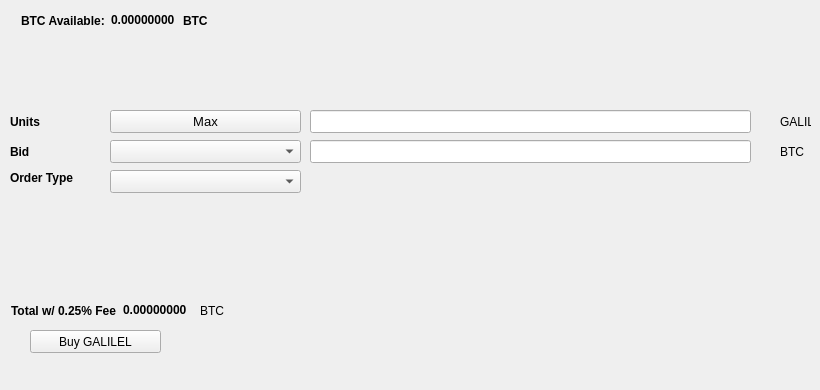
   <widget class="QWidget" name="BuyTab">
    <attribute name="title">
     <string>Buy</string>
    </attribute>
    <widget class="QPushButton" name="BuyGALILEL">
     <property name="geometry">
      <rect>
       <x>30</x>
       <y>330</y>
       <width>131</width>
       <height>23</height>
      </rect>
     </property>
     <property name="text">
      <string>Buy GALILEL</string>
     </property>
     <property name="icon">
      <iconset resource="../exotic.qrc">
       <normaloff>:/icons/bitcoin</normaloff>:/icons/bitcoin</iconset>
     </property>
    </widget>
    <widget class="QLabel" name="label_3">
     <property name="geometry">
      <rect>
       <x>10</x>
       <y>110</y>
       <width>46</width>
       <height>23</height>
      </rect>
     </property>
     <property name="font">
      <font>
       <weight>75</weight>
       <bold>true</bold>
      </font>
     </property>
     <property name="text">
      <string>Units</string>
     </property>
    </widget>
    <widget class="QLineEdit" name="UnitsInput">
     <property name="geometry">
      <rect>
       <x>310</x>
       <y>110</y>
       <width>441</width>
       <height>23</height>
      </rect>
     </property>
     <property name="font">
      <font>
       <pointsize>9</pointsize>
       <weight>75</weight>
       <bold>true</bold>
      </font>
     </property>
    </widget>
    <widget class="QLineEdit" name="BuyBidPriceEdit">
     <property name="geometry">
      <rect>
       <x>310</x>
       <y>140</y>
       <width>441</width>
       <height>23</height>
      </rect>
     </property>
     <property name="font">
      <font>
       <pointsize>9</pointsize>
       <weight>75</weight>
       <bold>true</bold>
      </font>
     </property>
    </widget>
    <widget class="QLabel" name="label_4">
     <property name="geometry">
      <rect>
       <x>780</x>
       <y>110</y>
       <width>31</width>
       <height>23</height>
      </rect>
     </property>
     <property name="text">
      <string>GALILEL</string>
     </property>
    </widget>
    <widget class="QLabel" name="label_5">
     <property name="geometry">
      <rect>
       <x>780</x>
       <y>140</y>
       <width>31</width>
       <height>23</height>
      </rect>
     </property>
     <property name="text">
      <string>BTC</string>
     </property>
    </widget>
    <widget class="QLabel" name="label_6">
     <property name="geometry">
      <rect>
       <x>10</x>
       <y>140</y>
       <width>46</width>
       <height>23</height>
      </rect>
     </property>
     <property name="font">
      <font>
       <weight>75</weight>
       <bold>true</bold>
      </font>
     </property>
     <property name="text">
      <string>Bid</string>
     </property>
    </widget>
    <widget class="QLabel" name="label_7">
     <property name="geometry">
      <rect>
       <x>10</x>
       <y>170</y>
       <width>91</width>
       <height>16</height>
      </rect>
     </property>
     <property name="font">
      <font>
       <weight>75</weight>
       <bold>true</bold>
      </font>
     </property>
     <property name="text">
      <string>Order Type</string>
     </property>
    </widget>
    <widget class="QPushButton" name="Buy_Max_Amount">
     <property name="geometry">
      <rect>
       <x>110</x>
       <y>110</y>
       <width>191</width>
       <height>23</height>
      </rect>
     </property>
     <property name="font">
      <font>
       <pointsize>10</pointsize>
      </font>
     </property>
     <property name="text">
      <string>Max</string>
     </property>
    </widget>
    <widget class="QComboBox" name="BuyBidcomboBox">
     <property name="geometry">
      <rect>
       <x>110</x>
       <y>140</y>
       <width>191</width>
       <height>23</height>
      </rect>
     </property>
     <property name="font">
      <font>
       <pointsize>10</pointsize>
      </font>
     </property>
    </widget>
    <widget class="QComboBox" name="buyOrdertypeCombo">
     <property name="geometry">
      <rect>
       <x>110</x>
       <y>170</y>
       <width>191</width>
       <height>23</height>
      </rect>
     </property>
     <property name="font">
      <font>
       <pointsize>10</pointsize>
      </font>
     </property>
    </widget>
    <widget class="QWidget" name="layoutWidget1">
     <property name="geometry">
      <rect>
       <x>21</x>
       <y>11</y>
       <width>227</width>
       <height>19</height>
      </rect>
     </property>
     <layout class="QHBoxLayout" name="horizontalLayout_3">
      <item>
       <widget class="QLabel" name="label232">
        <property name="font">
         <font>
          <weight>75</weight>
          <bold>true</bold>
         </font>
        </property>
        <property name="text">
         <string>BTC Available:</string>
        </property>
       </widget>
      </item>
      <item>
       <widget class="QLabel" name="BtcAvailableLbl">
        <property name="palette">
         <palette>
          <active>
           <colorrole role="WindowText">
            <brush brushstyle="SolidPattern">
             <color alpha="255">
              <red>0</red>
              <green>0</green>
              <blue>0</blue>
             </color>
            </brush>
           </colorrole>
           <colorrole role="Button">
            <brush brushstyle="SolidPattern">
             <color alpha="255">
              <red>0</red>
              <green>170</green>
              <blue>0</blue>
             </color>
            </brush>
           </colorrole>
           <colorrole role="Light">
            <brush brushstyle="SolidPattern">
             <color alpha="255">
              <red>0</red>
              <green>255</green>
              <blue>0</blue>
             </color>
            </brush>
           </colorrole>
           <colorrole role="Midlight">
            <brush brushstyle="SolidPattern">
             <color alpha="255">
              <red>0</red>
              <green>212</green>
              <blue>0</blue>
             </color>
            </brush>
           </colorrole>
           <colorrole role="Dark">
            <brush brushstyle="SolidPattern">
             <color alpha="255">
              <red>0</red>
              <green>85</green>
              <blue>0</blue>
             </color>
            </brush>
           </colorrole>
           <colorrole role="Mid">
            <brush brushstyle="SolidPattern">
             <color alpha="255">
              <red>0</red>
              <green>113</green>
              <blue>0</blue>
             </color>
            </brush>
           </colorrole>
           <colorrole role="Text">
            <brush brushstyle="SolidPattern">
             <color alpha="255">
              <red>0</red>
              <green>170</green>
              <blue>0</blue>
             </color>
            </brush>
           </colorrole>
           <colorrole role="BrightText">
            <brush brushstyle="SolidPattern">
             <color alpha="255">
              <red>255</red>
              <green>255</green>
              <blue>255</blue>
             </color>
            </brush>
           </colorrole>
           <colorrole role="ButtonText">
            <brush brushstyle="SolidPattern">
             <color alpha="255">
              <red>0</red>
              <green>0</green>
              <blue>0</blue>
             </color>
            </brush>
           </colorrole>
           <colorrole role="Base">
            <brush brushstyle="SolidPattern">
             <color alpha="255">
              <red>255</red>
              <green>255</green>
              <blue>255</blue>
             </color>
            </brush>
           </colorrole>
           <colorrole role="Window">
            <brush brushstyle="SolidPattern">
             <color alpha="255">
              <red>0</red>
              <green>170</green>
              <blue>0</blue>
             </color>
            </brush>
           </colorrole>
           <colorrole role="Shadow">
            <brush brushstyle="SolidPattern">
             <color alpha="255">
              <red>0</red>
              <green>0</green>
              <blue>0</blue>
             </color>
            </brush>
           </colorrole>
           <colorrole role="AlternateBase">
            <brush brushstyle="SolidPattern">
             <color alpha="255">
              <red>127</red>
              <green>212</green>
              <blue>127</blue>
             </color>
            </brush>
           </colorrole>
           <colorrole role="ToolTipBase">
            <brush brushstyle="SolidPattern">
             <color alpha="255">
              <red>255</red>
              <green>255</green>
              <blue>220</blue>
             </color>
            </brush>
           </colorrole>
           <colorrole role="ToolTipText">
            <brush brushstyle="SolidPattern">
             <color alpha="255">
              <red>0</red>
              <green>0</green>
              <blue>0</blue>
             </color>
            </brush>
           </colorrole>
          </active>
          <inactive>
           <colorrole role="WindowText">
            <brush brushstyle="SolidPattern">
             <color alpha="255">
              <red>0</red>
              <green>0</green>
              <blue>0</blue>
             </color>
            </brush>
           </colorrole>
           <colorrole role="Button">
            <brush brushstyle="SolidPattern">
             <color alpha="255">
              <red>0</red>
              <green>170</green>
              <blue>0</blue>
             </color>
            </brush>
           </colorrole>
           <colorrole role="Light">
            <brush brushstyle="SolidPattern">
             <color alpha="255">
              <red>0</red>
              <green>255</green>
              <blue>0</blue>
             </color>
            </brush>
           </colorrole>
           <colorrole role="Midlight">
            <brush brushstyle="SolidPattern">
             <color alpha="255">
              <red>0</red>
              <green>212</green>
              <blue>0</blue>
             </color>
            </brush>
           </colorrole>
           <colorrole role="Dark">
            <brush brushstyle="SolidPattern">
             <color alpha="255">
              <red>0</red>
              <green>85</green>
              <blue>0</blue>
             </color>
            </brush>
           </colorrole>
           <colorrole role="Mid">
            <brush brushstyle="SolidPattern">
             <color alpha="255">
              <red>0</red>
              <green>113</green>
              <blue>0</blue>
             </color>
            </brush>
           </colorrole>
           <colorrole role="Text">
            <brush brushstyle="SolidPattern">
             <color alpha="255">
              <red>0</red>
              <green>170</green>
              <blue>0</blue>
             </color>
            </brush>
           </colorrole>
           <colorrole role="BrightText">
            <brush brushstyle="SolidPattern">
             <color alpha="255">
              <red>255</red>
              <green>255</green>
              <blue>255</blue>
             </color>
            </brush>
           </colorrole>
           <colorrole role="ButtonText">
            <brush brushstyle="SolidPattern">
             <color alpha="255">
              <red>0</red>
              <green>0</green>
              <blue>0</blue>
             </color>
            </brush>
           </colorrole>
           <colorrole role="Base">
            <brush brushstyle="SolidPattern">
             <color alpha="255">
              <red>255</red>
              <green>255</green>
              <blue>255</blue>
             </color>
            </brush>
           </colorrole>
           <colorrole role="Window">
            <brush brushstyle="SolidPattern">
             <color alpha="255">
              <red>0</red>
              <green>170</green>
              <blue>0</blue>
             </color>
            </brush>
           </colorrole>
           <colorrole role="Shadow">
            <brush brushstyle="SolidPattern">
             <color alpha="255">
              <red>0</red>
              <green>0</green>
              <blue>0</blue>
             </color>
            </brush>
           </colorrole>
           <colorrole role="AlternateBase">
            <brush brushstyle="SolidPattern">
             <color alpha="255">
              <red>127</red>
              <green>212</green>
              <blue>127</blue>
             </color>
            </brush>
           </colorrole>
           <colorrole role="ToolTipBase">
            <brush brushstyle="SolidPattern">
             <color alpha="255">
              <red>255</red>
              <green>255</green>
              <blue>220</blue>
             </color>
            </brush>
           </colorrole>
           <colorrole role="ToolTipText">
            <brush brushstyle="SolidPattern">
             <color alpha="255">
              <red>0</red>
              <green>0</green>
              <blue>0</blue>
             </color>
            </brush>
           </colorrole>
          </inactive>
          <disabled>
           <colorrole role="WindowText">
            <brush brushstyle="SolidPattern">
             <color alpha="255">
              <red>0</red>
              <green>85</green>
              <blue>0</blue>
             </color>
            </brush>
           </colorrole>
           <colorrole role="Button">
            <brush brushstyle="SolidPattern">
             <color alpha="255">
              <red>0</red>
              <green>170</green>
              <blue>0</blue>
             </color>
            </brush>
           </colorrole>
           <colorrole role="Light">
            <brush brushstyle="SolidPattern">
             <color alpha="255">
              <red>0</red>
              <green>255</green>
              <blue>0</blue>
             </color>
            </brush>
           </colorrole>
           <colorrole role="Midlight">
            <brush brushstyle="SolidPattern">
             <color alpha="255">
              <red>0</red>
              <green>212</green>
              <blue>0</blue>
             </color>
            </brush>
           </colorrole>
           <colorrole role="Dark">
            <brush brushstyle="SolidPattern">
             <color alpha="255">
              <red>0</red>
              <green>85</green>
              <blue>0</blue>
             </color>
            </brush>
           </colorrole>
           <colorrole role="Mid">
            <brush brushstyle="SolidPattern">
             <color alpha="255">
              <red>0</red>
              <green>113</green>
              <blue>0</blue>
             </color>
            </brush>
           </colorrole>
           <colorrole role="Text">
            <brush brushstyle="SolidPattern">
             <color alpha="255">
              <red>0</red>
              <green>85</green>
              <blue>0</blue>
             </color>
            </brush>
           </colorrole>
           <colorrole role="BrightText">
            <brush brushstyle="SolidPattern">
             <color alpha="255">
              <red>255</red>
              <green>255</green>
              <blue>255</blue>
             </color>
            </brush>
           </colorrole>
           <colorrole role="ButtonText">
            <brush brushstyle="SolidPattern">
             <color alpha="255">
              <red>0</red>
              <green>85</green>
              <blue>0</blue>
             </color>
            </brush>
           </colorrole>
           <colorrole role="Base">
            <brush brushstyle="SolidPattern">
             <color alpha="255">
              <red>0</red>
              <green>170</green>
              <blue>0</blue>
             </color>
            </brush>
           </colorrole>
           <colorrole role="Window">
            <brush brushstyle="SolidPattern">
             <color alpha="255">
              <red>0</red>
              <green>170</green>
              <blue>0</blue>
             </color>
            </brush>
           </colorrole>
           <colorrole role="Shadow">
            <brush brushstyle="SolidPattern">
             <color alpha="255">
              <red>0</red>
              <green>0</green>
              <blue>0</blue>
             </color>
            </brush>
           </colorrole>
           <colorrole role="AlternateBase">
            <brush brushstyle="SolidPattern">
             <color alpha="255">
              <red>0</red>
              <green>170</green>
              <blue>0</blue>
             </color>
            </brush>
           </colorrole>
           <colorrole role="ToolTipBase">
            <brush brushstyle="SolidPattern">
             <color alpha="255">
              <red>255</red>
              <green>255</green>
              <blue>220</blue>
             </color>
            </brush>
           </colorrole>
           <colorrole role="ToolTipText">
            <brush brushstyle="SolidPattern">
             <color alpha="255">
              <red>0</red>
              <green>0</green>
              <blue>0</blue>
             </color>
            </brush>
           </colorrole>
          </disabled>
         </palette>
        </property>
        <property name="font">
         <font>
          <weight>75</weight>
          <bold>true</bold>
         </font>
        </property>
        <property name="text">
         <string>0.00000000</string>
        </property>
        <property name="textInteractionFlags">
         <set>Qt::LinksAccessibleByMouse|Qt::TextSelectableByKeyboard|Qt::TextSelectableByMouse</set>
        </property>
       </widget>
      </item>
      <item>
       <widget class="QLabel" name="BtcAvailableLbl_2">
        <property name="font">
         <font>
          <weight>75</weight>
          <bold>true</bold>
         </font>
        </property>
        <property name="text">
         <string>BTC</string>
        </property>
       </widget>
      </item>
     </layout>
    </widget>
    <widget class="QWidget" name="layoutWidge2">
     <property name="geometry">
      <rect>
       <x>11</x>
       <y>301</y>
       <width>259</width>
       <height>19</height>
      </rect>
     </property>
     <layout class="QHBoxLayout" name="horizontalLayout_4">
      <item>
       <widget class="QLabel" name="label_9">
        <property name="font">
         <font>
          <weight>75</weight>
          <bold>true</bold>
         </font>
        </property>
        <property name="text">
         <string>Total w/ 0.25% Fee</string>
        </property>
       </widget>
      </item>
      <item>
       <widget class="QLabel" name="BuyCostLabel">
        <property name="palette">
         <palette>
          <active>
           <colorrole role="WindowText">
            <brush brushstyle="SolidPattern">
             <color alpha="255">
              <red>0</red>
              <green>0</green>
              <blue>0</blue>
             </color>
            </brush>
           </colorrole>
           <colorrole role="Button">
            <brush brushstyle="SolidPattern">
             <color alpha="255">
              <red>0</red>
              <green>170</green>
              <blue>0</blue>
             </color>
            </brush>
           </colorrole>
           <colorrole role="Light">
            <brush brushstyle="SolidPattern">
             <color alpha="255">
              <red>0</red>
              <green>255</green>
              <blue>0</blue>
             </color>
            </brush>
           </colorrole>
           <colorrole role="Midlight">
            <brush brushstyle="SolidPattern">
             <color alpha="255">
              <red>0</red>
              <green>212</green>
              <blue>0</blue>
             </color>
            </brush>
           </colorrole>
           <colorrole role="Dark">
            <brush brushstyle="SolidPattern">
             <color alpha="255">
              <red>0</red>
              <green>85</green>
              <blue>0</blue>
             </color>
            </brush>
           </colorrole>
           <colorrole role="Mid">
            <brush brushstyle="SolidPattern">
             <color alpha="255">
              <red>0</red>
              <green>113</green>
              <blue>0</blue>
             </color>
            </brush>
           </colorrole>
           <colorrole role="Text">
            <brush brushstyle="SolidPattern">
             <color alpha="255">
              <red>0</red>
              <green>170</green>
              <blue>0</blue>
             </color>
            </brush>
           </colorrole>
           <colorrole role="BrightText">
            <brush brushstyle="SolidPattern">
             <color alpha="255">
              <red>255</red>
              <green>255</green>
              <blue>255</blue>
             </color>
            </brush>
           </colorrole>
           <colorrole role="ButtonText">
            <brush brushstyle="SolidPattern">
             <color alpha="255">
              <red>0</red>
              <green>0</green>
              <blue>0</blue>
             </color>
            </brush>
           </colorrole>
           <colorrole role="Base">
            <brush brushstyle="SolidPattern">
             <color alpha="255">
              <red>255</red>
              <green>255</green>
              <blue>255</blue>
             </color>
            </brush>
           </colorrole>
           <colorrole role="Window">
            <brush brushstyle="SolidPattern">
             <color alpha="255">
              <red>0</red>
              <green>170</green>
              <blue>0</blue>
             </color>
            </brush>
           </colorrole>
           <colorrole role="Shadow">
            <brush brushstyle="SolidPattern">
             <color alpha="255">
              <red>0</red>
              <green>0</green>
              <blue>0</blue>
             </color>
            </brush>
           </colorrole>
           <colorrole role="AlternateBase">
            <brush brushstyle="SolidPattern">
             <color alpha="255">
              <red>127</red>
              <green>212</green>
              <blue>127</blue>
             </color>
            </brush>
           </colorrole>
           <colorrole role="ToolTipBase">
            <brush brushstyle="SolidPattern">
             <color alpha="255">
              <red>255</red>
              <green>255</green>
              <blue>220</blue>
             </color>
            </brush>
           </colorrole>
           <colorrole role="ToolTipText">
            <brush brushstyle="SolidPattern">
             <color alpha="255">
              <red>0</red>
              <green>0</green>
              <blue>0</blue>
             </color>
            </brush>
           </colorrole>
          </active>
          <inactive>
           <colorrole role="WindowText">
            <brush brushstyle="SolidPattern">
             <color alpha="255">
              <red>0</red>
              <green>0</green>
              <blue>0</blue>
             </color>
            </brush>
           </colorrole>
           <colorrole role="Button">
            <brush brushstyle="SolidPattern">
             <color alpha="255">
              <red>0</red>
              <green>170</green>
              <blue>0</blue>
             </color>
            </brush>
           </colorrole>
           <colorrole role="Light">
            <brush brushstyle="SolidPattern">
             <color alpha="255">
              <red>0</red>
              <green>255</green>
              <blue>0</blue>
             </color>
            </brush>
           </colorrole>
           <colorrole role="Midlight">
            <brush brushstyle="SolidPattern">
             <color alpha="255">
              <red>0</red>
              <green>212</green>
              <blue>0</blue>
             </color>
            </brush>
           </colorrole>
           <colorrole role="Dark">
            <brush brushstyle="SolidPattern">
             <color alpha="255">
              <red>0</red>
              <green>85</green>
              <blue>0</blue>
             </color>
            </brush>
           </colorrole>
           <colorrole role="Mid">
            <brush brushstyle="SolidPattern">
             <color alpha="255">
              <red>0</red>
              <green>113</green>
              <blue>0</blue>
             </color>
            </brush>
           </colorrole>
           <colorrole role="Text">
            <brush brushstyle="SolidPattern">
             <color alpha="255">
              <red>0</red>
              <green>170</green>
              <blue>0</blue>
             </color>
            </brush>
           </colorrole>
           <colorrole role="BrightText">
            <brush brushstyle="SolidPattern">
             <color alpha="255">
              <red>255</red>
              <green>255</green>
              <blue>255</blue>
             </color>
            </brush>
           </colorrole>
           <colorrole role="ButtonText">
            <brush brushstyle="SolidPattern">
             <color alpha="255">
              <red>0</red>
              <green>0</green>
              <blue>0</blue>
             </color>
            </brush>
           </colorrole>
           <colorrole role="Base">
            <brush brushstyle="SolidPattern">
             <color alpha="255">
              <red>255</red>
              <green>255</green>
              <blue>255</blue>
             </color>
            </brush>
           </colorrole>
           <colorrole role="Window">
            <brush brushstyle="SolidPattern">
             <color alpha="255">
              <red>0</red>
              <green>170</green>
              <blue>0</blue>
             </color>
            </brush>
           </colorrole>
           <colorrole role="Shadow">
            <brush brushstyle="SolidPattern">
             <color alpha="255">
              <red>0</red>
              <green>0</green>
              <blue>0</blue>
             </color>
            </brush>
           </colorrole>
           <colorrole role="AlternateBase">
            <brush brushstyle="SolidPattern">
             <color alpha="255">
              <red>127</red>
              <green>212</green>
              <blue>127</blue>
             </color>
            </brush>
           </colorrole>
           <colorrole role="ToolTipBase">
            <brush brushstyle="SolidPattern">
             <color alpha="255">
              <red>255</red>
              <green>255</green>
              <blue>220</blue>
             </color>
            </brush>
           </colorrole>
           <colorrole role="ToolTipText">
            <brush brushstyle="SolidPattern">
             <color alpha="255">
              <red>0</red>
              <green>0</green>
              <blue>0</blue>
             </color>
            </brush>
           </colorrole>
          </inactive>
          <disabled>
           <colorrole role="WindowText">
            <brush brushstyle="SolidPattern">
             <color alpha="255">
              <red>0</red>
              <green>85</green>
              <blue>0</blue>
             </color>
            </brush>
           </colorrole>
           <colorrole role="Button">
            <brush brushstyle="SolidPattern">
             <color alpha="255">
              <red>0</red>
              <green>170</green>
              <blue>0</blue>
             </color>
            </brush>
           </colorrole>
           <colorrole role="Light">
            <brush brushstyle="SolidPattern">
             <color alpha="255">
              <red>0</red>
              <green>255</green>
              <blue>0</blue>
             </color>
            </brush>
           </colorrole>
           <colorrole role="Midlight">
            <brush brushstyle="SolidPattern">
             <color alpha="255">
              <red>0</red>
              <green>212</green>
              <blue>0</blue>
             </color>
            </brush>
           </colorrole>
           <colorrole role="Dark">
            <brush brushstyle="SolidPattern">
             <color alpha="255">
              <red>0</red>
              <green>85</green>
              <blue>0</blue>
             </color>
            </brush>
           </colorrole>
           <colorrole role="Mid">
            <brush brushstyle="SolidPattern">
             <color alpha="255">
              <red>0</red>
              <green>113</green>
              <blue>0</blue>
             </color>
            </brush>
           </colorrole>
           <colorrole role="Text">
            <brush brushstyle="SolidPattern">
             <color alpha="255">
              <red>0</red>
              <green>85</green>
              <blue>0</blue>
             </color>
            </brush>
           </colorrole>
           <colorrole role="BrightText">
            <brush brushstyle="SolidPattern">
             <color alpha="255">
              <red>255</red>
              <green>255</green>
              <blue>255</blue>
             </color>
            </brush>
           </colorrole>
           <colorrole role="ButtonText">
            <brush brushstyle="SolidPattern">
             <color alpha="255">
              <red>0</red>
              <green>85</green>
              <blue>0</blue>
             </color>
            </brush>
           </colorrole>
           <colorrole role="Base">
            <brush brushstyle="SolidPattern">
             <color alpha="255">
              <red>0</red>
              <green>170</green>
              <blue>0</blue>
             </color>
            </brush>
           </colorrole>
           <colorrole role="Window">
            <brush brushstyle="SolidPattern">
             <color alpha="255">
              <red>0</red>
              <green>170</green>
              <blue>0</blue>
             </color>
            </brush>
           </colorrole>
           <colorrole role="Shadow">
            <brush brushstyle="SolidPattern">
             <color alpha="255">
              <red>0</red>
              <green>0</green>
              <blue>0</blue>
             </color>
            </brush>
           </colorrole>
           <colorrole role="AlternateBase">
            <brush brushstyle="SolidPattern">
             <color alpha="255">
              <red>0</red>
              <green>170</green>
              <blue>0</blue>
             </color>
            </brush>
           </colorrole>
           <colorrole role="ToolTipBase">
            <brush brushstyle="SolidPattern">
             <color alpha="255">
              <red>255</red>
              <green>255</green>
              <blue>220</blue>
             </color>
            </brush>
           </colorrole>
           <colorrole role="ToolTipText">
            <brush brushstyle="SolidPattern">
             <color alpha="255">
              <red>0</red>
              <green>0</green>
              <blue>0</blue>
             </color>
            </brush>
           </colorrole>
          </disabled>
         </palette>
        </property>
        <property name="font">
         <font>
          <weight>75</weight>
          <bold>true</bold>
         </font>
        </property>
        <property name="autoFillBackground">
         <bool>false</bool>
        </property>
        <property name="text">
         <string>0.00000000</string>
        </property>
        <property name="textInteractionFlags">
         <set>Qt::LinksAccessibleByMouse|Qt::TextSelectableByMouse</set>
        </property>
       </widget>
      </item>
      <item>
       <widget class="QLabel" name="label_10">
        <property name="font">
         <font>
          <weight>50</weight>
          <bold>false</bold>
         </font>
        </property>
        <property name="text">
         <string>BTC</string>
        </property>
       </widget>
      </item>
     </layout>
    </widget>
    <widget class="QLabel" name="label_24">
     <property name="geometry">
      <rect>
       <x>460</x>
       <y>300</y>
       <width>281</width>
       <height>81</height>
      </rect>
     </property>
     <property name="text">
      <string/>
     </property>
     <property name="pixmap">
      <pixmap>:/images/bittrex</pixmap>
     </property>
    </widget>
   </widget>
